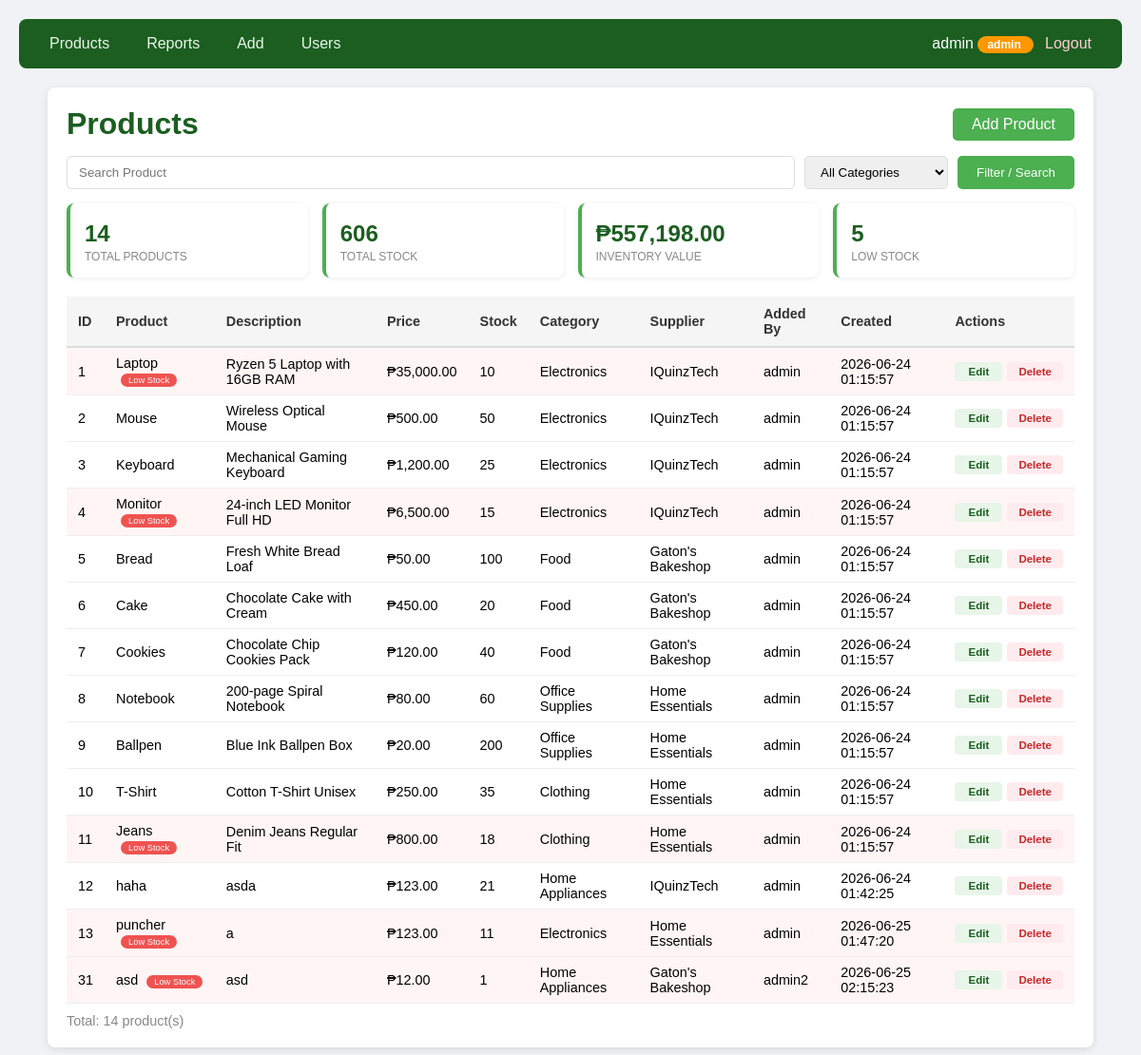
The page /products.php (signed in) on the database its author committed.
### tables this page shows
CREATE TABLE `products` (
  `id` int(11) NOT NULL,
  `name` varchar(100) NOT NULL,
  `description` text DEFAULT NULL,
  `price` decimal(10,2) NOT NULL,
  `stock` int(11) NOT NULL,
  `category_id` int(11) NOT NULL,
  `supplier_id` int(11) NOT NULL,
  `created_at` timestamp NOT NULL DEFAULT current_timestamp(),
  `added_by` int(11) DEFAULT NULL
);

CREATE TABLE `categories` (
  `id` int(11) NOT NULL,
  `name` varchar(100) NOT NULL
);

CREATE TABLE `suppliers` (
  `id` int(11) NOT NULL,
  `name` varchar(100) NOT NULL,
  `contact_person` varchar(100) NOT NULL,
  `phone` varchar(20) NOT NULL
);

CREATE TABLE `users` (
  `id` int(11) NOT NULL,
  `username` varchar(50) NOT NULL,
  `email` varchar(100) NOT NULL,
  `password_hash` varchar(255) NOT NULL,
  `role` enum('admin','staff') DEFAULT 'staff',
  `created_at` timestamp NOT NULL DEFAULT current_timestamp()
);

### auth.php (called while the page is built, shortened)
<?php
function isLoggedIn() {
    return isset($_SESSION['user_id']);
}
function isAdmin() {
    return isset($_SESSION['role']) && $_SESSION['role'] == 'admin';
}
?>

### products.php (the view, shortened to what this page needs)
<?php
require_once 'config.php';
$search = $_GET['search'] ?? '';
$sql = "
SELECT p.id, p.name, p.description, p.price, p.stock, p.created_at,
       c.name AS category,
       s.name AS supplier,
       u.username AS added_by_name
FROM products p
JOIN categories c ON p.category_id = c.id
JOIN suppliers s ON p.supplier_id = s.id
LEFT JOIN users u ON p.added_by = u.id
WHERE 1=1
";
$sql .= " ORDER BY p.id ASC";
$result = $conn->query($sql);
$stats_sql = "
SELECT COUNT(*) AS total,
       SUM(p.stock) AS total_stock,
       SUM(p.price * p.stock) AS total_value,
       SUM(CASE WHEN p.stock < 20 THEN 1 ELSE 0 END) AS low_stock
FROM products p
JOIN categories c ON p.category_id = c.id
JOIN suppliers s ON p.supplier_id = s.id
WHERE 1=1
";
$stats = $conn->query($stats_sql)->fetch_assoc();
?>
<!DOCTYPE html>
<html>
<head>
    <link rel="stylesheet" href="style.css">
</head>
<body>
<?php include 'navbar.php'; ?>
<div class="container">
    <div class="top-bar">
        <h1>Products</h1>
        <?php if (isLoggedIn()): ?>
            <a href="add.php" class="btn-add">Add Product</a>
        <?php endif; ?>
    </div>
    <form class="search-bar" method="GET">
        <input type="text" name="search" placeholder="Search Product" value="<?= htmlspecialchars($search) ?>">
        <select name="category">
            <option value="">All Categories</option>
        </select>
        <button type="submit">Filter / Search</button>
    </form>
    <div class="stats-cards">
        <div class="stat-card">
            <div class="stat-value"><?= $stats['total'] ?></div>
            <div class="stat-label">Total Products</div>
        </div>
        <div class="stat-card">
            <div class="stat-value"><?= number_format($stats['total_stock']) ?></div>
            <div class="stat-label">Total Stock</div>
        </div>
        <div class="stat-card">
            <div class="stat-value">₱<?= number_format($stats['total_value'], 2) ?></div>
            <div class="stat-label">Inventory Value</div>
        </div>
        <div class="stat-card">
            <div class="stat-value"><?= $stats['low_stock'] ?></div>
            <div class="stat-label">Low Stock</div>
        </div>
    </div>
    <div class="table-container">
        <table>
            <thead>
                <tr>
                    <th>ID</th>
                    <th>Product</th>
                    <th>Description</th>
                    <th>Price</th>
                    <th>Stock</th>
                    <th>Category</th>
                    <th>Supplier</th>
                    <th>Added By</th>
                    <th>Created</th>
                    <th>Actions</th>
                </tr>
            </thead>
            <tbody>
                <?php if ($result->num_rows > 0): ?>
                    <?php while ($row = $result->fetch_assoc()): ?>
                    <tr class="<?= ($row['stock'] < 20) ? 'low-stock' : '' ?>">
                        <td><?= $row['id'] ?></td>
                        <td>
                            <?= htmlspecialchars($row['name']) ?>
                            <?php if ($row['stock'] < 20): ?>
                                <span class="low-stock-badge">Low Stock</span>
                            <?php endif; ?>
                        </td>
                        <td><?= htmlspecialchars($row['description']) ?></td>
                        <td>₱<?= number_format($row['price'], 2) ?></td>
                        <td><?= $row['stock'] ?></td>
                        <td><?= htmlspecialchars($row['category']) ?></td>
                        <td><?= htmlspecialchars($row['supplier']) ?></td>
                        <td><?= htmlspecialchars($row['added_by_name'] ?? 'Unknown') ?></td>
                        <td><?= $row['created_at'] ?></td>
                        <td>
                            <?php if (isAdmin()): ?>
                                <div class="action-buttons">
                                    <a href="edit.php?id=<?= $row['id'] ?>" class="btn-edit">Edit</a>
                                    <a href="delete.php?id=<?= $row['id'] ?>" class="btn-delete" onclick="return confirm('Delete this product?')">Delete</a>
                                </div>
                            <?php else: ?>
                                <span class="view-only">View only</span>
                            <?php endif; ?>
                        </td>
                    </tr>
                    <?php endwhile; ?>
                <?php endif; ?>
            </tbody>
        </table>
    </div>
    <p class="count">Total: <?= $result->num_rows ?> product(s)</p>
</div>
</body>
</html>

### style.css (style rules this page uses)
* { margin: 0; padding: 0; box-sizing: border-box; }
body { font-family: Arial, sans-serif; background: #f0f2f5; padding: 20px; }
.container { max-width: 1100px; margin: 0 auto; background: white; padding: 20px; border-radius: 8px; box-shadow: 0 2px 8px rgba(0,0,0,0.1); }
.container h1 { color: #1B5E20; margin-top: 0; }
.top-bar { display: flex; justify-content: space-between; align-items: center; margin-bottom: 15px; }
.top-bar h1 { margin: 0; }
.btn-add { display: inline-block; padding: 8px 20px; background: #4CAF50; color: white; text-decoration: none; border-radius: 5px; }
.search-bar { display: flex; gap: 10px; margin-bottom: 15px; flex-wrap: wrap; }
.search-bar input { flex: 1; padding: 8px 12px; border: 1px solid #ddd; border-radius: 5px; min-width: 150px; }
.search-bar select { padding: 8px 12px; border: 1px solid #ddd; border-radius: 5px; }
.search-bar button { padding: 8px 20px; background: #4CAF50; color: white; border: none; border-radius: 5px; cursor: pointer; }
.stats-cards { display: grid; grid-template-columns: repeat(auto-fit, minmax(150px, 1fr)); gap: 15px; margin: 15px 0 20px; }
.stat-card { background: white; padding: 15px; border-radius: 8px; box-shadow: 0 1px 5px rgba(0,0,0,0.08); border-left: 4px solid #4CAF50; }
.stat-value { font-size: 1.5em; font-weight: bold; color: #1B5E20; margin: 3px 0; }
.stat-label { font-size: 0.75em; color: #888; text-transform: uppercase; }
.table-container { overflow-x: auto; }
table { width: 100%; border-collapse: collapse; font-size: 0.9em; }
th { background: #f5f5f5; color: #333; padding: 10px 12px; text-align: left; border-bottom: 2px solid #ddd; }
td { padding: 8px 12px; border-bottom: 1px solid #eee; }
.low-stock { background: #fff5f5 !important; }
.low-stock-badge { display: inline-block; padding: 2px 8px; background: #ef5350; color: white; border-radius: 10px; font-size: 0.65em; margin-left: 5px; }
.count { margin-top: 10px; color: #888; font-size: 0.9em; }
.action-buttons { display: flex; gap: 5px; align-items: center; }
.btn-edit { display: inline-block; padding: 4px 12px; background: #e8f5e9; color: #1B5E20; text-decoration: none; border-radius: 4px; font-size: 0.8em; font-weight: 600; min-width: 50px; text-align: center; }
.btn-delete { display: inline-block; padding: 4px 12px; background: #ffebee; color: #c62828; text-decoration: none; border-radius: 4px; font-size: 0.8em; font-weight: 600; min-width: 50px; text-align: center; }

### rows shown on the page
products: id "1", name "Laptop", shows "Low Stock", description "Ryzen 5 Laptop with 16GB RAM", price "35,000.00", stock "10", category.name "Electronics", supplier.name "IQuinzTech", added_by.username "admin", created_at "2026-06-24 01:15:57"
products: id "2", name "Mouse", description "Wireless Optical Mouse", price "500.00", stock "50", category.name "Electronics", supplier.name "IQuinzTech", added_by.username "admin", created_at "2026-06-24 01:15:57"
products: id "3", name "Keyboard", description "Mechanical Gaming Keyboard", price "1,200.00", stock "25", category.name "Electronics", supplier.name "IQuinzTech", added_by.username "admin", created_at "2026-06-24 01:15:57"
products: id "4", name "Monitor", shows "Low Stock", description "24-inch LED Monitor Full HD", price "6,500.00", stock "15", category.name "Electronics", supplier.name "IQuinzTech", added_by.username "admin", created_at "2026-06-24 01:15:57"
products: id "5", name "Bread", description "Fresh White Bread Loaf", price "50.00", stock "100", category.name "Food", supplier.name "Gaton's Bakeshop", added_by.username "admin", created_at "2026-06-24 01:15:57"
products: id "6", name "Cake", description "Chocolate Cake with Cream", price "450.00", stock "20", category.name "Food", supplier.name "Gaton's Bakeshop", added_by.username "admin", created_at "2026-06-24 01:15:57"
products: id "7", name "Cookies", description "Chocolate Chip Cookies Pack", price "120.00", stock "40", category.name "Food", supplier.name "Gaton's Bakeshop", added_by.username "admin", created_at "2026-06-24 01:15:57"
products: id "8", name "Notebook", description "200-page Spiral Notebook", price "80.00", stock "60", category.name "Office Supplies", supplier.name "Home Essentials", added_by.username "admin", created_at "2026-06-24 01:15:57"
products: id "9", name "Ballpen", description "Blue Ink Ballpen Box", price "20.00", stock "200", category.name "Office Supplies", supplier.name "Home Essentials", added_by.username "admin", created_at "2026-06-24 01:15:57"
products: id "10", name "T-Shirt", description "Cotton T-Shirt Unisex", price "250.00", stock "35", category.name "Clothing", supplier.name "Home Essentials", added_by.username "admin", created_at "2026-06-24 01:15:57"
products: id "11", name "Jeans", shows "Low Stock", description "Denim Jeans Regular Fit", price "800.00", stock "18", category.name "Clothing", supplier.name "Home Essentials", added_by.username "admin", created_at "2026-06-24 01:15:57"
products: id "12", name "haha", description "asda", price "123.00", stock "21", category.name "Home Appliances", supplier.name "IQuinzTech", added_by.username "admin", created_at "2026-06-24 01:42:25"
products: id "13", name "puncher", shows "Low Stock", description "a", price "123.00", stock "11", category.name "Electronics", supplier.name "Home Essentials", added_by.username "admin", created_at "2026-06-25 01:47:20"
products: id "31", name "asd", shows "Low Stock", description "asd", price "12.00", stock "1", category.name "Home Appliances", supplier.name "Gaton's Bakeshop", added_by.username "admin2", created_at "2026-06-25 02:15:23"

### other values the page prints
getUsername() "admin"
$_SESSION['role'] "admin"
$stats['total'] "14"
$stats['total_stock'] "606"
$stats['total_value'] "557,198.00"
$stats['low_stock'] "5"
$result->num_rows "14"
